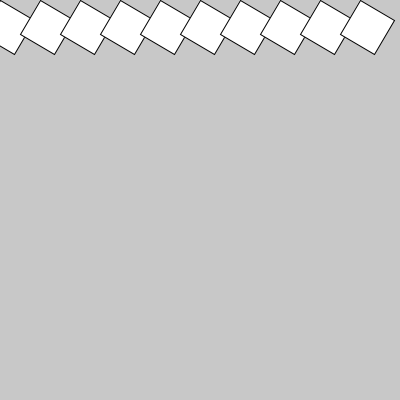
Frame 1 (no input)
Frame 60 (the mouse pressed at the canvas centre just before this capture): identical to frame 1, image omitted
Frame 120 (the mouse held since frame 60 and released just before this capture): identical to frame 1, image omitted

The Processing sketch that drew this single still picture (run headless with seeded random() and noise(); from frame 60 on, the mouse is pressed at the canvas centre):

// Processing sketch: rotate_translate_for_02
// ── rotate_translate_for_02.pde
int cant = 10;
int tam;

void setup(){
  size(400,400);
  tam = width/cant;
  textSize(20);
}

void draw(){
  background(200);
  
  // i=0 -> 0,0 -> 0,0
  // i=1 -> 50,0 -> 50,0
  // i=2 -> 100,0 -> 100,0
  // i=3 -> 150,0 -> 150,0
  for(int i = 0; i < cant; i++){
    pushMatrix();//Salvar un punto de restauración
    translate(i*tam, 0);
    rotate(radians(30));
    rect(0,0, tam, tam);
    //rect(10,10, tam, tam);
    popMatrix(); // Restaurar
  }
}

void mouseClicked(){
}
